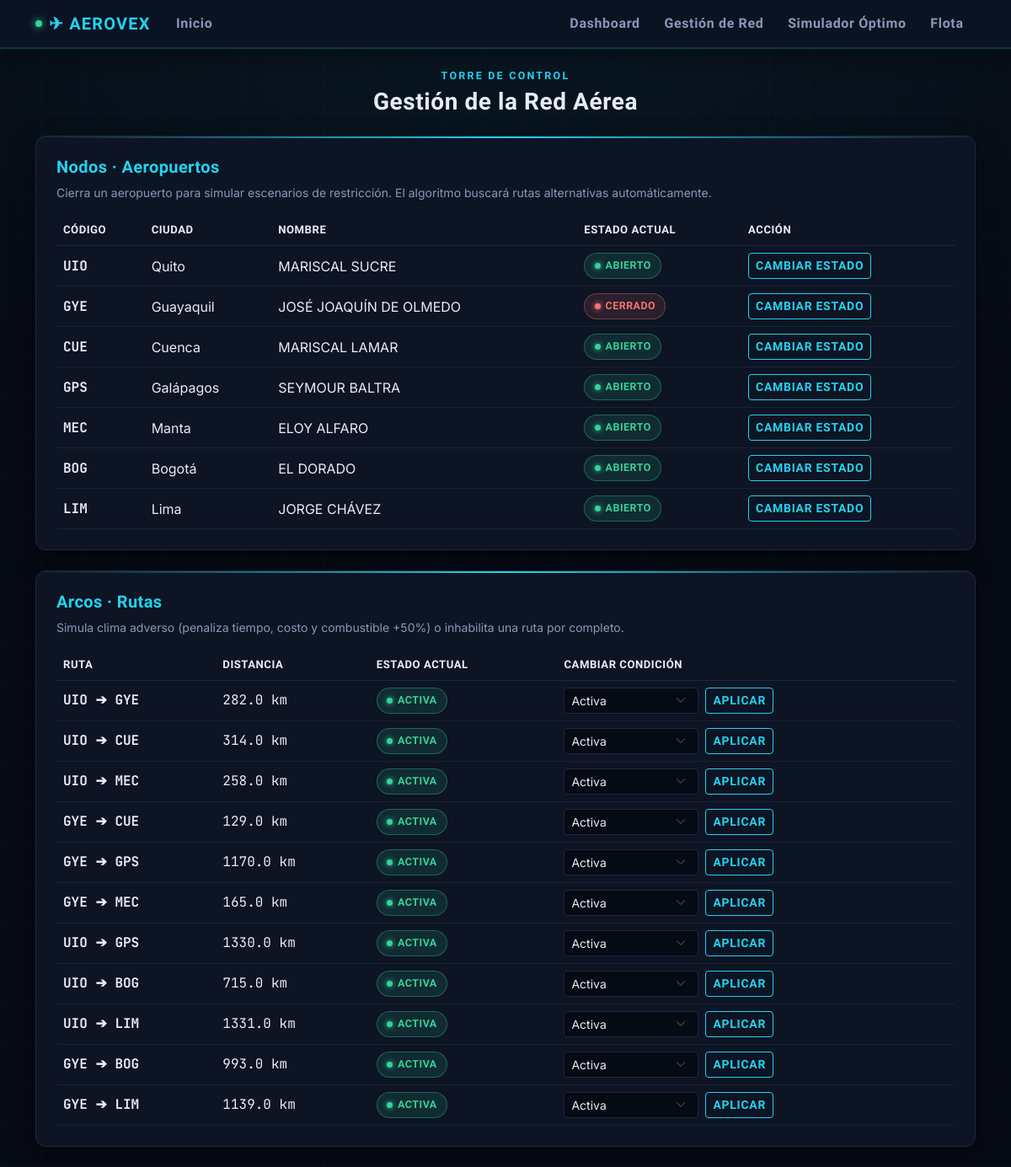
The page /aeropuertos on the database as committed earlier.
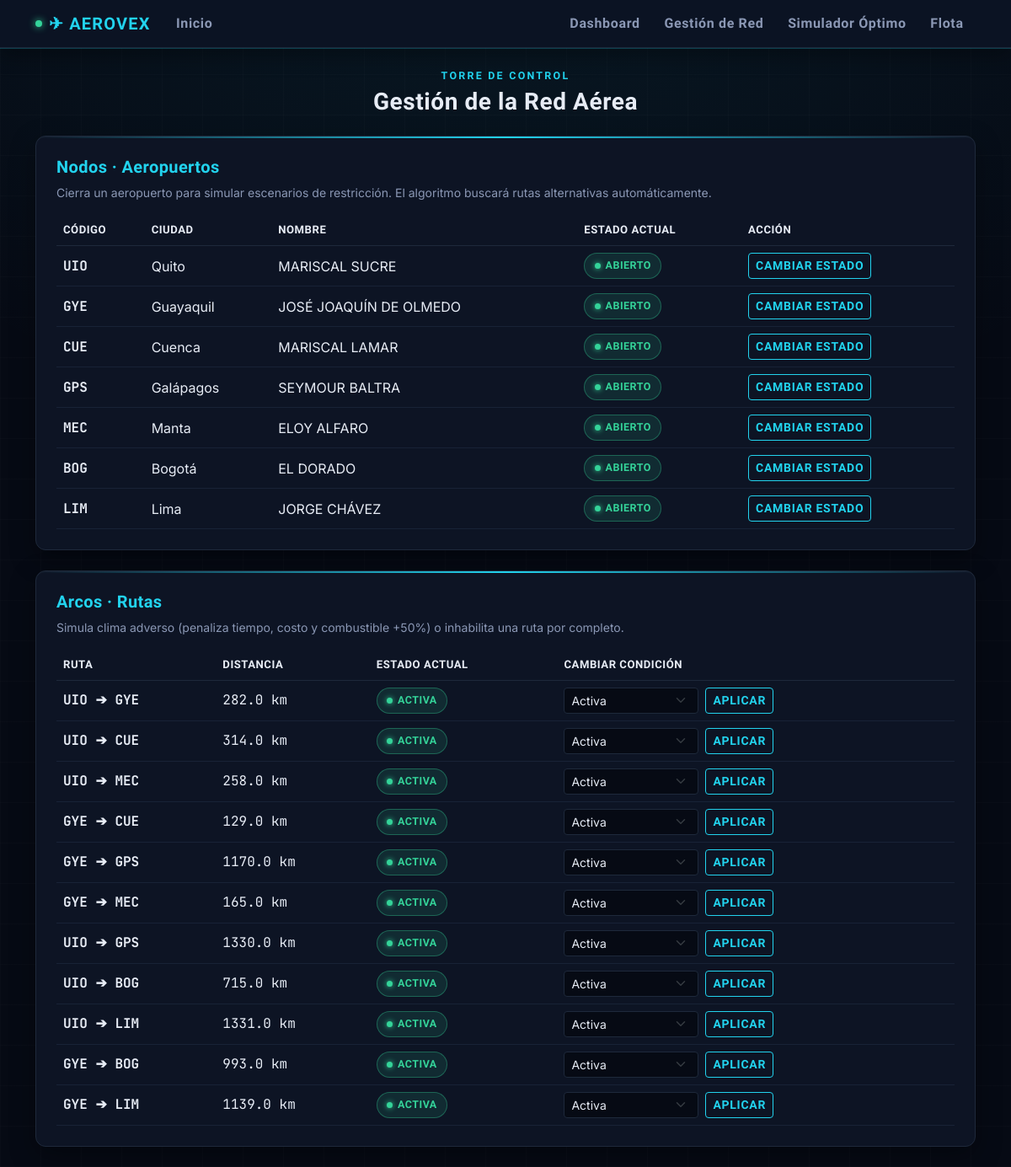
The same page on the database as committed later.
### models.py (models this page shows)
class Aeropuerto(db.Model):
    id = db.Column(db.Integer, primary_key=True)
    codigo = db.Column(db.String(10), unique=True, nullable=False)
    nombre = db.Column(db.String(100), nullable=False)
    ciudad = db.Column(db.String(100), nullable=False)
    latitud = db.Column(db.Float, nullable=False)
    longitud = db.Column(db.Float, nullable=False)
    estado = db.Column(db.String(20), default="Abierto")

### app.py (the view, shortened to what this page needs)
@app.route("/aeropuertos", methods=["GET", "POST"])
def aeropuertos():
    lista_aero = Aeropuerto.query.all()
    lista_rutas = Ruta.query.all()
    rutas_unicas = [r for r in lista_rutas if r.origen_id < r.destino_id]
    return render_template("aeropuertos.html", aeropuertos=lista_aero, rutas=rutas_unicas)

### templates/aeropuertos.html (shortened to what the changed rows need)
{% extends 'base.html' %}
{% block content %}
<div class="row mb-4">
    <div class="col-12">
        <div class="card p-4 panel-glow">
            <div class="table-responsive">
                <table class="table table-hover align-middle mb-0">
                    <thead>
                        <tr>
                            <th>Código</th>
                            <th>Ciudad</th>
                            <th>Nombre</th>
                            <th>Estado actual</th>
                            <th>Acción</th>
                        </tr>
                    </thead>
                    <tbody>
                        {% for a in aeropuertos %}
                        <tr>
                            <td class="data-readout fw-bold" style="color: var(--cyan);">{{ a.codigo }}</td>
                            <td>{{ a.ciudad }}</td>
                            <td class="text-secondary">{{ a.nombre }}</td>
                            <td class="celda-estado-aero">
                                {% if a.estado == 'Abierto' %}
                                    <span class="badge-estado badge-abierto">Abierto</span>
                                {% else %}
                                    <span class="badge-estado badge-cerrado">Cerrado</span>
                                {% endif %}
                            </td>
                            <td>
                                <a href="/toggle_aeropuerto/{{ a.id }}" class="btn btn-sm btn-neon btn-toggle-aeropuerto">Cambiar estado</a>
                            </td>
                        </tr>
                        {% endfor %}
                    </tbody>
                </table>
            </div>
        </div>
    </div>
</div>
<div class="row mb-4">
    <div class="col-12">
        <div class="card p-4 panel-glow">
            <div class="table-responsive">
                <table class="table table-hover align-middle mb-0">
                    <thead>
                        <tr>
                            <th>Ruta</th>
                            <th>Distancia</th>
                            <th>Estado actual</th>
                            <th>Cambiar condición</th>
                        </tr>
                    </thead>
                </table>
            </div>
        </div>
    </div>
</div>
{% endblock %}

Rows that differ between the two databases and show on the page:
changed Aeropuerto "GYE": estado "CERRADO" → "ABIERTO"
